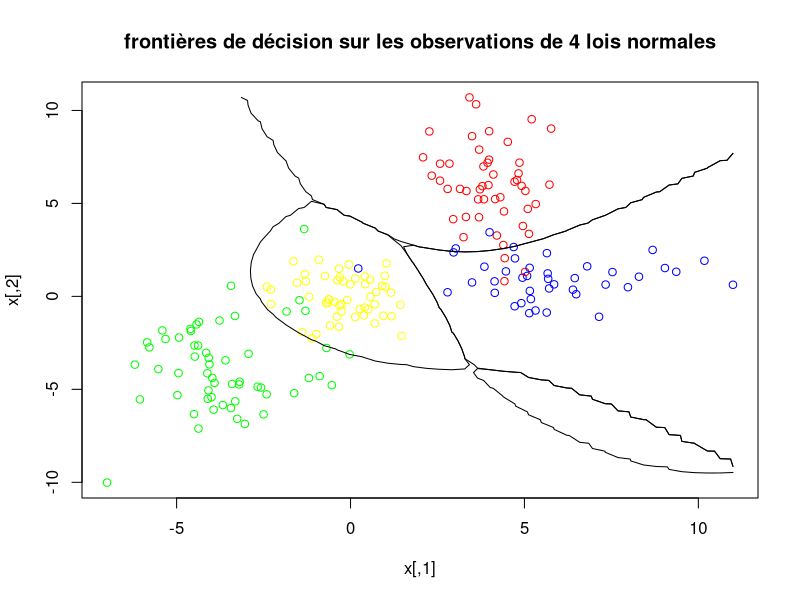
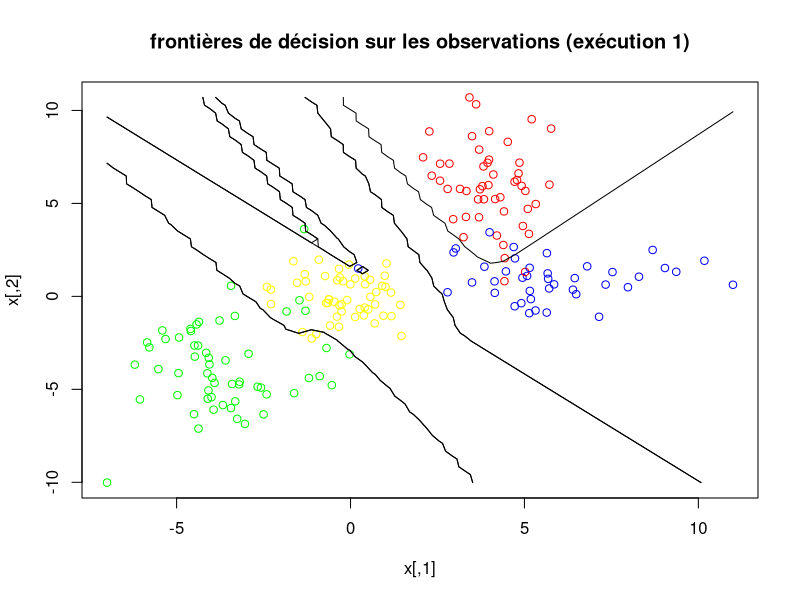
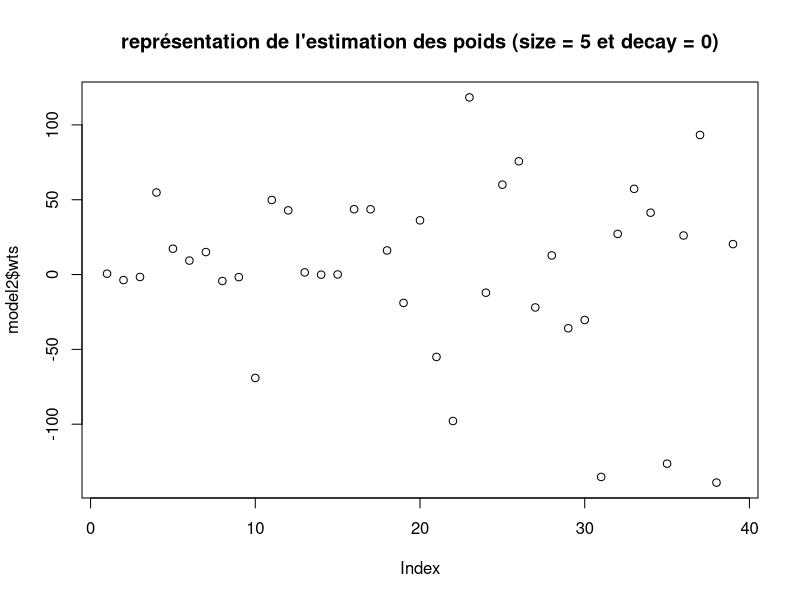
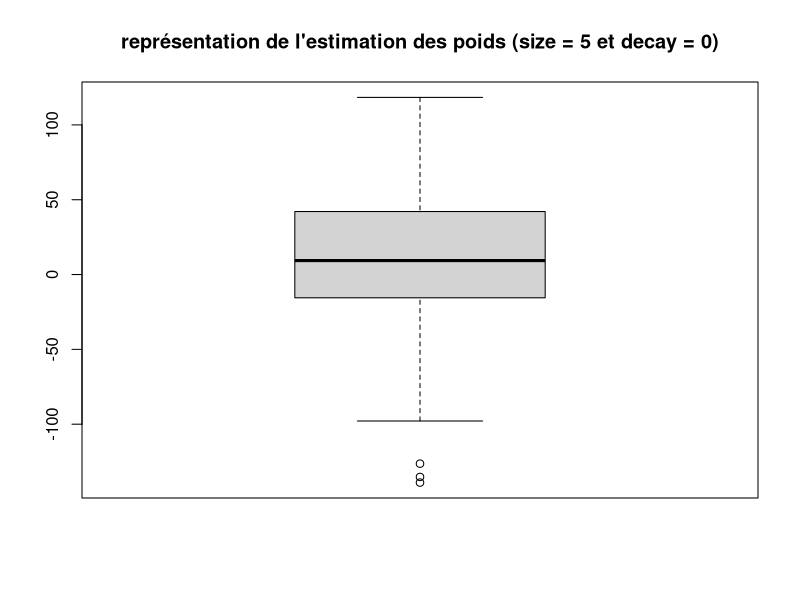
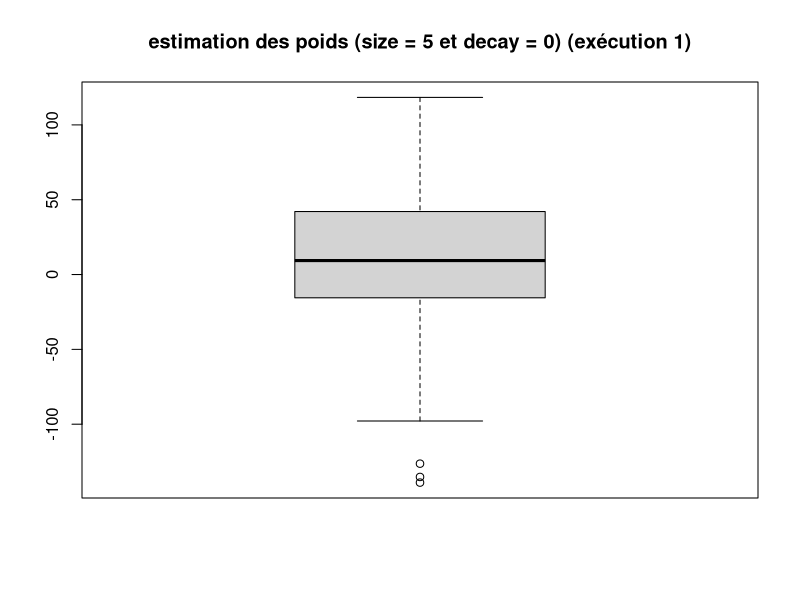
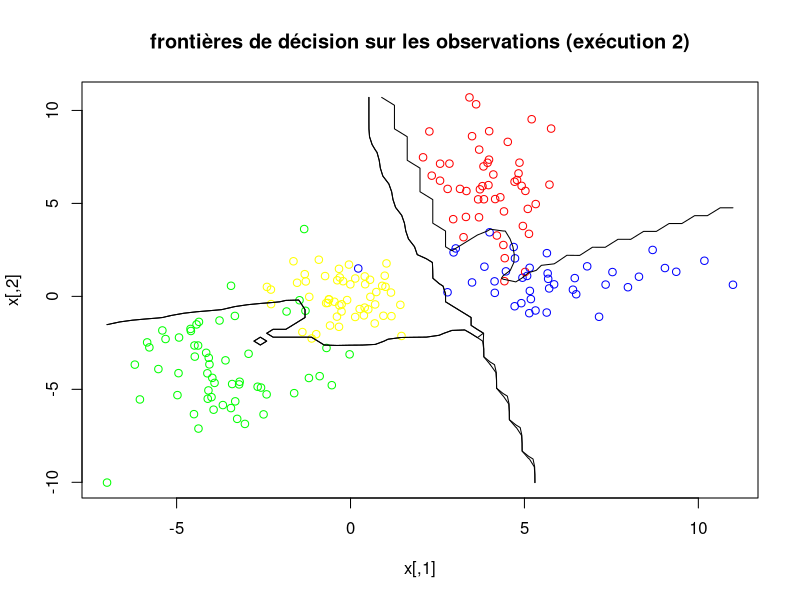
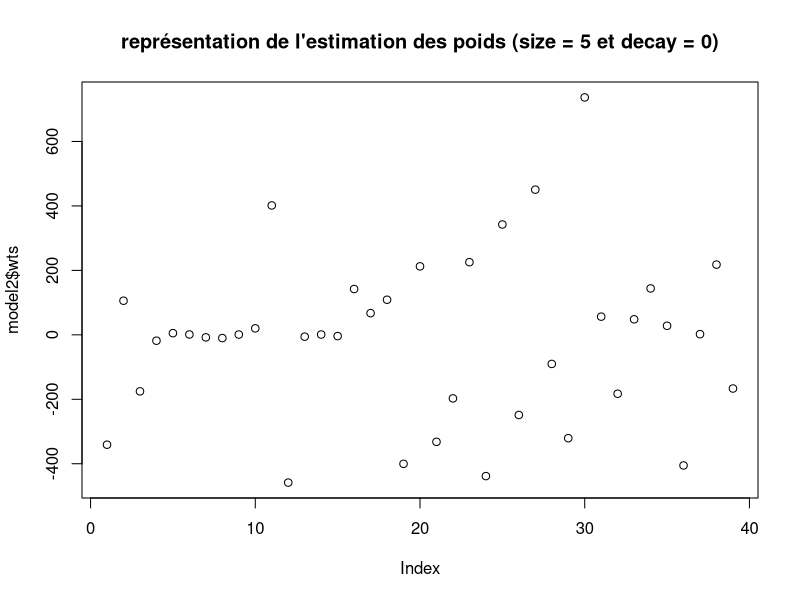
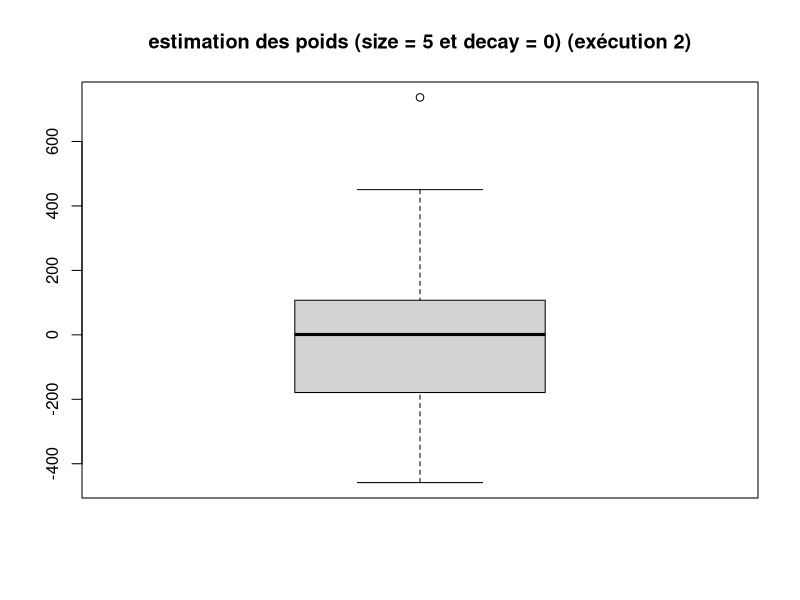

The R source for these figures, in order: (Note: this script raises an error after producing the figures.)
# UV : SY19 - TP03
# Exercice 2
# Auteurs : Alice Ngwembou - Antoine Hars
# Fichier : exercice2.R

library(MASS)
library(nnet)

set.seed(1)

# QUESTION 1

# 1.
p1 <- 0.25
p2 <-0.25
p3 <- 0.25
p4 <- 0.25
n <- 200

s1 <- c(1, 2)
s2 <- c(2, 1)
s3 <- c(1.5, 2)
s4 <- c(1, 1)

s <- rbind(s1, s2, s3, s4)

m1 <- c(4, 6)
m2 <- c(6, 1)
m3 <- c(-4, -4)
m4 <- c(0, 0)

m <- rbind(m1, m2, m3, m4)

c <- sample(c(1, 2, 3, 4), size = n, prob = c(p1, p2, p3, p4), replace = TRUE)
x <- cbind(rnorm(n, m[c,1], s[c,1]), rnorm(n, m[c,2], s[c,2]))

couleur <- rep("red", n)
couleur[c==2] <- "blue"
couleur[c==3] <- "green"
couleur[c==4] <- "yellow"

png("plots/frontiere_bayes_q1_1.png")
plot(x, col = couleur, main = "frontières de décision sur les observations de 4 lois normales")

# Frontiere de Bayes
len <- 50

xp <- seq(min(x[,1]), max(x[,1]), length = len)
yp <- seq(min(x[,2]), max(x[,2]), length = len)

grille <- expand.grid(z1 = xp, z2 = yp)

Z <- p1 * dnorm(grille[,1], m[1,1], s[1,1]) * dnorm(grille[,2], m[1,2], s[1,2])
Z <- cbind(Z, p2 * dnorm(grille[,1], m[2,1], s[2,1]) * dnorm(grille[,2], m[2,2], s[2,2]))
Z <- cbind(Z, p3 * dnorm(grille[,1], m[3,1], s[3,1]) * dnorm(grille[,2], m[3,2], s[3,2]))
Z <- cbind(Z, p4 * dnorm(grille[,1], m[4,1], s[4,1]) * dnorm(grille[,2], m[4,2], s[4,2]))

zp <- Z[,4] - pmax(Z[,3], Z[,2], Z[,1])
contour(xp, yp, matrix(zp, len), add = TRUE, levels = 0, drawlabels = FALSE)

zp <- Z[,1] - pmax(Z[,2], Z[,3], Z[,4])
contour(xp, yp, matrix(zp, len), add = TRUE, levels = 0, drawlabels = FALSE)

zp <- Z[,2] - pmax(Z[,1], Z[,3], Z[,4])
contour(xp, yp, matrix(zp, len), add = TRUE, levels = 0, drawlabels = FALSE)
dev.off()

# 2.
# Donner la règle de Bayes

# 3.
# Développer la règle de Bayes pour arriver à la solution

##############################################################################

# QUESTION 2
T <- class.ind(couleur)
model1 <- nnet(x, T, size = 1, decay = 0, softmax = TRUE, maxit = 500)

# Valeur des poids
model1$wts

# Proba à postériori d'appartenance aux classes
Z1 <- predict(model1, grille)

#boxplot(model1$wts)


# 1.
model2 <- nnet(x, T, size = 5, decay = 0, softmax = TRUE, maxit = 500)
model2$wts
Z2 <- predict(model2, grille)

png("plots/frontiere_bayes_q2_1.png")
plot(x, col = couleur, main = "frontières de décision sur les observations (exécution 1)")
zp <- Z2[,4] - pmax(Z2[,3], Z2[,2], Z2[,1])
contour(xp, yp, matrix(zp, len), add = TRUE, levels = 0, drawlabels = FALSE)
zp <- Z2[,1] - pmax(Z2[,2], Z2[,3], Z2[,4])
contour(xp, yp, matrix(zp, len), add = TRUE, levels = 0, drawlabels = FALSE)
zp <- Z2[,2] - pmax(Z2[,1], Z2[,3], Z2[,4])
contour(xp, yp, matrix(zp, len), add = TRUE, levels = 0, drawlabels = FALSE)
dev.off()

# 2.
# Dessin de chaque composante du poids.
png("plots/poids_q2_2_1.png")
plot(model2$wts, main = "représentation de l'estimation des poids (size = 5 et decay = 0)")
dev.off()

png("plots/poids_q2_2_2.png")
boxplot(model2$wts, main = "représentation de l'estimation des poids (size = 5 et decay = 0)")
dev.off()

png("plots/poids_q2_2_3.png")
boxplot(model2$wts, main = "estimation des poids (size = 5 et decay = 0) (exécution 1)")
dev.off()

# 3.
# à répéter plusieurs fois.
model2 <- nnet(x, T, size = 5, decay = 0, softmax = TRUE, maxit = 500)
model2 <- nnet(x, T, size = 5, decay = 0, softmax = TRUE, maxit = 500)
model2 <- nnet(x, T, size = 5, decay = 0, softmax = TRUE, maxit = 500)
model2 <- nnet(x, T, size = 5, decay = 0, softmax = TRUE, maxit = 500)
model2$wts
Z2 <- predict(model2, grille)

png("plots/frontiere_bayes_q2_2.png")
plot(x, col = couleur, main = "frontières de décision sur les observations (exécution 2)")
zp <- Z2[,4] - pmax(Z2[,3], Z2[,2], Z2[,1])
contour(xp, yp, matrix(zp, len), add = TRUE, levels = 0, drawlabels = FALSE)
zp <- Z2[,1] - pmax(Z2[,2], Z2[,3], Z2[,4])
contour(xp, yp, matrix(zp, len), add = TRUE, levels = 0, drawlabels = FALSE)
zp <- Z2[,2] - pmax(Z2[,1], Z2[,3], Z2[,4])
contour(xp, yp, matrix(zp, len), add = TRUE, levels = 0, drawlabels = FALSE)
dev.off()

png("plots/poids_q2_3_1.png")
plot(model2$wts, main = "représentation de l'estimation des poids (size = 5 et decay = 0)")
dev.off()

png("plots/poids_q2_3_2.png")
boxplot(model2$wts, main = "estimation des poids (size = 5 et decay = 0) (exécution 2)")
dev.off()

# Nous n'obtenons pas les mêmes résultats à chaque fois pour l'estimation
# des poids et des frontières de décision.

# 4.
# Le générateur de nombre aléatoire de R n'est pas réinitialisé
# donc nous n'obtenons pas les mêmes frontières.

##############################################################################

# QUESTION 3.

# 1.
set.seed(1)
T <- class.ind(couleur)
model1 <- nnet(x, T, size = 1, decay = 0, softmax = TRUE, maxit = 500)
set.seed(1)
model2 <- nnet(x, T, size = 2, decay = 0, softmax = TRUE, maxit = 500)
set.seed(1)
model3 <- nnet(x, T, size = 3, decay = 0, softmax = TRUE, maxit = 500)
set.seed(1)
model4 <- nnet(x, T, size = 4, decay = 0, softmax = TRUE, maxit = 500)
set.seed(1)
model5 <- nnet(x, T, size = 5, decay = 0, softmax = TRUE, maxit = 500)
set.seed(1)
model6 <- nnet(x, T, size = 6, decay = 0, softmax = TRUE, maxit = 500)
set.seed(1)
model7 <- nnet(x, T, size = 7, decay = 0, softmax = TRUE, maxit = 500)
set.seed(1)
model8 <- nnet(x, T, size = 8, decay = 0, softmax = TRUE, maxit = 500)
set.seed(1)
model9 <- nnet(x, T, size = 9, decay = 0, softmax = TRUE, maxit = 500)
set.seed(1)
model10 <- nnet(x, T, size = 10, decay = 0, softmax = TRUE, maxit = 500)

png("plots/poids_q3_1.png")
boxplot(model1$wts, model2$wts, model3$wts, model4$wts, model5$wts, model6$wts, model7$wts, model8$wts, model9$wts, model10$wts, main = "Evolution du poids en fonction de size")
dev.off()

#plot(model1$wts, ylim = c(-5, 5), col = "blue")
#plot(model2$wts, ylim = c(-5, 5), col = "red")
#plot(model3$wts, ylim = c(-5, 5), col = "cyan")
#plot(model4$wts, ylim = c(-5, 5), col = "black")
#plot(model5$wts, ylim = c(-5, 5), col = "green")
#plot(model6$wts, ylim = c(-5, 5), col = "orange")
#plot(model7$wts, ylim = c(-5, 5), col = "yellow")
#plot(model8$wts, ylim = c(-5, 5), col = "pink")
#plot(model9$wts, ylim = c(-5, 5), col = "maroon")
#plot(model10$wts, ylim = c(-5, 5), col = "violet")

# Commenter le nombre de poids à estimer..

# 2.
Z1 <- predict(model1, grille)
Z2 <- predict(model2, grille)
Z3 <- predict(model3, grille)
Z4 <- predict(model4, grille)
Z5 <- predict(model5, grille)
Z6 <- predict(model6, grille)
Z7 <- predict(model7, grille)
Z8 <- predict(model8, grille)
Z9 <- predict(model9, grille)
Z10 <- predict(model10, grille)

png("plots/frontiere_bayes_q3_2_1.png")
plot(x, col = couleur, main = "frontières de décision sur les observations (size = 1) (1)")
zp <- Z1[,4] - pmax(Z1[,3], Z1[,2], Z1[,1])
contour(xp, yp, matrix(zp, len), add = TRUE, levels = 0, drawlabels = FALSE)
zp <- Z1[,1] - pmax(Z1[,2], Z1[,3], Z1[,4])
contour(xp, yp, matrix(zp, len), add = TRUE, levels = 0, drawlabels = FALSE)
zp <- Z1[,2] - pmax(Z1[,1], Z1[,3], Z1[,4])
contour(xp, yp, matrix(zp, len), add = TRUE, levels = 0, drawlabels = FALSE)
dev.off()

png("plots/frontiere_bayes_q3_2_2.png")
plot(x, col = couleur, main = "frontières de décision sur les observations (size = 2) (1)")
zp <- Z2[,4] - pmax(Z2[,3], Z2[,2], Z2[,1])
contour(xp, yp, matrix(zp, len), add = TRUE, levels = 0, drawlabels = FALSE)
zp <- Z2[,1] - pmax(Z2[,2], Z2[,3], Z2[,4])
contour(xp, yp, matrix(zp, len), add = TRUE, levels = 0, drawlabels = FALSE)
zp <- Z2[,2] - pmax(Z2[,1], Z2[,3], Z2[,4])
contour(xp, yp, matrix(zp, len), add = TRUE, levels = 0, drawlabels = FALSE)
dev.off()

png("plots/frontiere_bayes_q3_2_3.png")
plot(x, col = couleur, main = "frontières de décision sur les observations (size = 3) (1)")
zp <- Z3[,4] - pmax(Z3[,3], Z3[,2], Z3[,1])
contour(xp, yp, matrix(zp, len), add = TRUE, levels = 0, drawlabels = FALSE)
zp <- Z3[,1] - pmax(Z3[,2], Z3[,3], Z3[,4])
contour(xp, yp, matrix(zp, len), add = TRUE, levels = 0, drawlabels = FALSE)
zp <- Z3[,2] - pmax(Z3[,1], Z3[,3], Z3[,4])
contour(xp, yp, matrix(zp, len), add = TRUE, levels = 0, drawlabels = FALSE)
dev.off()

png("plots/frontiere_bayes_q3_2_4.png")
plot(x, col = couleur, main = "frontières de décision sur les observations (size = 4) (1)")
zp <- Z4[,4] - pmax(Z4[,3], Z4[,2], Z4[,1])
contour(xp, yp, matrix(zp, len), add = TRUE, levels = 0, drawlabels = FALSE)
zp <- Z4[,1] - pmax(Z4[,2], Z4[,3], Z4[,4])
contour(xp, yp, matrix(zp, len), add = TRUE, levels = 0, drawlabels = FALSE)
zp <- Z4[,2] - pmax(Z4[,1], Z4[,3], Z4[,4])
contour(xp, yp, matrix(zp, len), add = TRUE, levels = 0, drawlabels = FALSE)
dev.off()

png("plots/frontiere_bayes_q3_2_5.png")
plot(x, col = couleur, main = "frontières de décision sur les observations (size = 5) (1)")
zp <- Z5[,4] - pmax(Z5[,3], Z5[,2], Z5[,1])
contour(xp, yp, matrix(zp, len), add = TRUE, levels = 0, drawlabels = FALSE)
zp <- Z5[,1] - pmax(Z5[,2], Z5[,3], Z5[,4])
contour(xp, yp, matrix(zp, len), add = TRUE, levels = 0, drawlabels = FALSE)
zp <- Z5[,2] - pmax(Z5[,1], Z5[,3], Z5[,4])
contour(xp, yp, matrix(zp, len), add = TRUE, levels = 0, drawlabels = FALSE)
dev.off()

png("plots/frontiere_bayes_q3_2_6.png")
plot(x, col = couleur, main = "frontières de décision sur les observations (size = 6) (1)")
zp <- Z6[,4] - pmax(Z6[,3], Z6[,2], Z6[,1])
contour(xp, yp, matrix(zp, len), add = TRUE, levels = 0, drawlabels = FALSE)
zp <- Z6[,1] - pmax(Z6[,2], Z6[,3], Z6[,4])
contour(xp, yp, matrix(zp, len), add = TRUE, levels = 0, drawlabels = FALSE)
zp <- Z6[,2] - pmax(Z6[,1], Z6[,3], Z6[,4])
contour(xp, yp, matrix(zp, len), add = TRUE, levels = 0, drawlabels = FALSE)
dev.off()

png("plots/frontiere_bayes_q3_2_7.png")
plot(x, col = couleur, main = "frontières de décision sur les observations (size = 7) (1)")
zp <- Z7[,4] - pmax(Z7[,3], Z7[,2], Z7[,1])
contour(xp, yp, matrix(zp, len), add = TRUE, levels = 0, drawlabels = FALSE)
zp <- Z7[,1] - pmax(Z7[,2], Z7[,3], Z7[,4])
contour(xp, yp, matrix(zp, len), add = TRUE, levels = 0, drawlabels = FALSE)
zp <- Z7[,2] - pmax(Z7[,1], Z7[,3], Z7[,4])
contour(xp, yp, matrix(zp, len), add = TRUE, levels = 0, drawlabels = FALSE)
dev.off()

png("plots/frontiere_bayes_q3_2_8.png")
plot(x, col = couleur, main = "frontières de décision sur les observations (size = 8) (1)")
zp <- Z8[,4] - pmax(Z8[,3], Z8[,2], Z8[,1])
contour(xp, yp, matrix(zp, len), add = TRUE, levels = 0, drawlabels = FALSE)
zp <- Z8[,1] - pmax(Z8[,2], Z8[,3], Z8[,4])
contour(xp, yp, matrix(zp, len), add = TRUE, levels = 0, drawlabels = FALSE)
zp <- Z8[,2] - pmax(Z8[,1], Z8[,3], Z8[,4])
contour(xp, yp, matrix(zp, len), add = TRUE, levels = 0, drawlabels = FALSE)
dev.off()

png("plots/frontiere_bayes_q3_2_9.png")
plot(x, col = couleur, main = "frontières de décision sur les observations (size = 9) (1)")
zp <- Z9[,4] - pmax(Z9[,3], Z9[,2], Z9[,1])
contour(xp, yp, matrix(zp, len), add = TRUE, levels = 0, drawlabels = FALSE)
zp <- Z9[,1] - pmax(Z9[,2], Z9[,3], Z9[,4])
contour(xp, yp, matrix(zp, len), add = TRUE, levels = 0, drawlabels = FALSE)
zp <- Z9[,2] - pmax(Z9[,1], Z9[,3], Z9[,4])
contour(xp, yp, matrix(zp, len), add = TRUE, levels = 0, drawlabels = FALSE)
dev.off()

png("plots/frontiere_bayes_q3_2_10.png")
plot(x, col = couleur, main = "frontières de décision sur les observations (size = 10) (1)")
zp <- Z10[,4] - pmax(Z10[,3], Z10[,2], Z10[,1])
contour(xp, yp, matrix(zp, len), add = TRUE, levels = 0, drawlabels = FALSE)
zp <- Z10[,1] - pmax(Z10[,2], Z10[,3], Z10[,4])
contour(xp, yp, matrix(zp, len), add = TRUE, levels = 0, drawlabels = FALSE)
zp <- Z10[,2] - pmax(Z10[,1], Z10[,3], Z10[,4])
contour(xp, yp, matrix(zp, len), add = TRUE, levels = 0, drawlabels = FALSE)
dev.off()

# Calcul de la probabilité d'erreur
pred1 <- predict(model1, x)
pred2 <- predict(model2, x)
pred3 <- predict(model3, x)
pred4 <- predict(model4, x)
pred5 <- predict(model5, x)
pred6 <- predict(model6, x)
pred7 <- predict(model7, x)
pred8 <- predict(model8, x)
pred9 <- predict(model9, x)
pred10 <- predict(model10, x)

classes_predict <- function(pred) {

	n = dim(pred)[1]
	m = dim(pred)[2]
	for (i in 1:n) {
		mm = max(pred[i,])
		for (j in 1:m) {
			if (pred[i,j] == mm) {
				pred[i,j] = 1
			} else {
				pred[i,j] = 0
			}
		}
	}
	return(pred)
}

cp1 = classes_predict(pred1)
cp2 = classes_predict(pred2)
cp3 = classes_predict(pred3)
cp4 = classes_predict(pred4)
cp5 = classes_predict(pred5)
cp6 = classes_predict(pred6)
cp7 = classes_predict(pred7)
cp8 = classes_predict(pred8)
cp9 = classes_predict(pred9)
cp10 = classes_predict(pred10)

proba_erreur_emp <- function(T, CP) {

	proba = 0
	n = dim(T)[1]
	m = dim(T)[2]
	for (i in 1:n) {
		CP[i,] = T[i,] - CP[i,]
		comp = 0
		for (j in 1:m) {
			if (CP[i,j] == 0) {
				comp = comp + 1
			}
		}
		if (comp != m) {
			proba = proba + 1
		}
	}
	return(proba / n)
}

proba1 = proba_erreur_emp(T, cp1)
proba2 = proba_erreur_emp(T, cp2)
proba3 = proba_erreur_emp(T, cp3)
proba4 = proba_erreur_emp(T, cp4)
proba5 = proba_erreur_emp(T, cp5)
proba6 = proba_erreur_emp(T, cp6)
proba7 = proba_erreur_emp(T, cp7)
proba8 = proba_erreur_emp(T, cp8)
proba9 = proba_erreur_emp(T, cp9)
proba10 = proba_erreur_emp(T, cp10)

probas = c(proba1, proba2, proba3, proba4, proba5, proba6, proba7, proba8, proba9, proba10)
png("plots/probas_erreur_q3_1.png")
plot(probas, main = "Evolution des probabilité d'erreur en fonction de size", col = "red")
dev.off()

# 3.
set.seed(1)
T <- class.ind(couleur)
model1 <- nnet(x, T, size = 1, decay = 0, softmax = TRUE, maxit = 500)
set.seed(1)
model2 <- nnet(x, T, size = 2, decay = 0, softmax = TRUE, maxit = 500)
set.seed(1)
model3 <- nnet(x, T, size = 3, decay = 0, softmax = TRUE, maxit = 500)
set.seed(1)
model4 <- nnet(x, T, size = 4, decay = 0, softmax = TRUE, maxit = 500)
set.seed(1)
model5 <- nnet(x, T, size = 5, decay = 0, softmax = TRUE, maxit = 500)
set.seed(1)
model6 <- nnet(x, T, size = 6, decay = 0, softmax = TRUE, maxit = 500)
set.seed(1)
model7 <- nnet(x, T, size = 7, decay = 0, softmax = TRUE, maxit = 500)
set.seed(1)
model8 <- nnet(x, T, size = 8, decay = 0, softmax = TRUE, maxit = 500)
set.seed(1)
model9 <- nnet(x, T, size = 9, decay = 0, softmax = TRUE, maxit = 500)
set.seed(1)
model10 <- nnet(x, T, size = 10, decay = 0, softmax = TRUE, maxit = 500)

png("plots/poids_q3_3.png")
boxplot(model1$wts, model2$wts, model3$wts, model4$wts, model5$wts, model6$wts, model7$wts, model8$wts, model9$wts, model10$wts, main = "Evolution du poids en fonction de size")
dev.off()

Z1 <- predict(model1, grille)
Z2 <- predict(model2, grille)
Z3 <- predict(model3, grille)
Z4 <- predict(model4, grille)
Z5 <- predict(model5, grille)
Z6 <- predict(model6, grille)
Z7 <- predict(model7, grille)
Z8 <- predict(model8, grille)
Z9 <- predict(model9, grille)
Z10 <- predict(model10, grille)

png("plots/frontiere_bayes_q3_3_1.png")
plot(x, col = couleur, main = "frontières de décision sur les observations (size = 1) (2)")
zp <- Z1[,4] - pmax(Z1[,3], Z1[,2], Z1[,1])
contour(xp, yp, matrix(zp, len), add = TRUE, levels = 0, drawlabels = FALSE)
zp <- Z1[,1] - pmax(Z1[,2], Z1[,3], Z1[,4])
contour(xp, yp, matrix(zp, len), add = TRUE, levels = 0, drawlabels = FALSE)
zp <- Z1[,2] - pmax(Z1[,1], Z1[,3], Z1[,4])
contour(xp, yp, matrix(zp, len), add = TRUE, levels = 0, drawlabels = FALSE)
dev.off()

png("plots/frontiere_bayes_q3_3_2.png")
plot(x, col = couleur, main = "frontières de décision sur les observations (size = 2) (2)")
zp <- Z2[,4] - pmax(Z2[,3], Z2[,2], Z2[,1])
contour(xp, yp, matrix(zp, len), add = TRUE, levels = 0, drawlabels = FALSE)
zp <- Z2[,1] - pmax(Z2[,2], Z2[,3], Z2[,4])
contour(xp, yp, matrix(zp, len), add = TRUE, levels = 0, drawlabels = FALSE)
zp <- Z2[,2] - pmax(Z2[,1], Z2[,3], Z2[,4])
contour(xp, yp, matrix(zp, len), add = TRUE, levels = 0, drawlabels = FALSE)
dev.off()

png("plots/frontiere_bayes_q3_3_3.png")
plot(x, col = couleur, main = "frontières de décision sur les observations (size = 3) (2)")
zp <- Z3[,4] - pmax(Z3[,3], Z3[,2], Z3[,1])
contour(xp, yp, matrix(zp, len), add = TRUE, levels = 0, drawlabels = FALSE)
zp <- Z3[,1] - pmax(Z3[,2], Z3[,3], Z3[,4])
contour(xp, yp, matrix(zp, len), add = TRUE, levels = 0, drawlabels = FALSE)
zp <- Z3[,2] - pmax(Z3[,1], Z3[,3], Z3[,4])
contour(xp, yp, matrix(zp, len), add = TRUE, levels = 0, drawlabels = FALSE)
dev.off()

png("plots/frontiere_bayes_q3_3_4.png")
plot(x, col = couleur, main = "frontières de décision sur les observations (size = 4) (2)")
zp <- Z4[,4] - pmax(Z4[,3], Z4[,2], Z4[,1])
contour(xp, yp, matrix(zp, len), add = TRUE, levels = 0, drawlabels = FALSE)
zp <- Z4[,1] - pmax(Z4[,2], Z4[,3], Z4[,4])
contour(xp, yp, matrix(zp, len), add = TRUE, levels = 0, drawlabels = FALSE)
zp <- Z4[,2] - pmax(Z4[,1], Z4[,3], Z4[,4])
contour(xp, yp, matrix(zp, len), add = TRUE, levels = 0, drawlabels = FALSE)
dev.off()

png("plots/frontiere_bayes_q3_3_5.png")
plot(x, col = couleur, main = "frontières de décision sur les observations (size = 5) (2)")
zp <- Z5[,4] - pmax(Z5[,3], Z5[,2], Z5[,1])
contour(xp, yp, matrix(zp, len), add = TRUE, levels = 0, drawlabels = FALSE)
zp <- Z5[,1] - pmax(Z5[,2], Z5[,3], Z5[,4])
contour(xp, yp, matrix(zp, len), add = TRUE, levels = 0, drawlabels = FALSE)
zp <- Z5[,2] - pmax(Z5[,1], Z5[,3], Z5[,4])
contour(xp, yp, matrix(zp, len), add = TRUE, levels = 0, drawlabels = FALSE)
dev.off()

png("plots/frontiere_bayes_q3_3_6.png")
plot(x, col = couleur, main = "frontières de décision sur les observations (size = 6) (2)")
zp <- Z6[,4] - pmax(Z6[,3], Z6[,2], Z6[,1])
contour(xp, yp, matrix(zp, len), add = TRUE, levels = 0, drawlabels = FALSE)
zp <- Z6[,1] - pmax(Z6[,2], Z6[,3], Z6[,4])
contour(xp, yp, matrix(zp, len), add = TRUE, levels = 0, drawlabels = FALSE)
zp <- Z6[,2] - pmax(Z6[,1], Z6[,3], Z6[,4])
contour(xp, yp, matrix(zp, len), add = TRUE, levels = 0, drawlabels = FALSE)
dev.off()

png("plots/frontiere_bayes_q3_3_7.png")
plot(x, col = couleur, main = "frontières de décision sur les observations (size = 7) (2)")
zp <- Z7[,4] - pmax(Z7[,3], Z7[,2], Z7[,1])
contour(xp, yp, matrix(zp, len), add = TRUE, levels = 0, drawlabels = FALSE)
zp <- Z7[,1] - pmax(Z7[,2], Z7[,3], Z7[,4])
contour(xp, yp, matrix(zp, len), add = TRUE, levels = 0, drawlabels = FALSE)
zp <- Z7[,2] - pmax(Z7[,1], Z7[,3], Z7[,4])
contour(xp, yp, matrix(zp, len), add = TRUE, levels = 0, drawlabels = FALSE)
dev.off()

png("plots/frontiere_bayes_q3_3_8.png")
plot(x, col = couleur, main = "frontières de décision sur les observations (size = 8) (2)")
zp <- Z8[,4] - pmax(Z8[,3], Z8[,2], Z8[,1])
contour(xp, yp, matrix(zp, len), add = TRUE, levels = 0, drawlabels = FALSE)
zp <- Z8[,1] - pmax(Z8[,2], Z8[,3], Z8[,4])
contour(xp, yp, matrix(zp, len), add = TRUE, levels = 0, drawlabels = FALSE)
zp <- Z8[,2] - pmax(Z8[,1], Z8[,3], Z8[,4])
contour(xp, yp, matrix(zp, len), add = TRUE, levels = 0, drawlabels = FALSE)
dev.off()

png("plots/frontiere_bayes_q3_3_9.png")
plot(x, col = couleur, main = "frontières de décision sur les observations (size = 9) (2)")
zp <- Z9[,4] - pmax(Z9[,3], Z9[,2], Z9[,1])
contour(xp, yp, matrix(zp, len), add = TRUE, levels = 0, drawlabels = FALSE)
zp <- Z9[,1] - pmax(Z9[,2], Z9[,3], Z9[,4])
contour(xp, yp, matrix(zp, len), add = TRUE, levels = 0, drawlabels = FALSE)
zp <- Z9[,2] - pmax(Z9[,1], Z9[,3], Z9[,4])
contour(xp, yp, matrix(zp, len), add = TRUE, levels = 0, drawlabels = FALSE)
dev.off()

png("plots/frontiere_bayes_q3_3_10.png")
plot(x, col = couleur, main = "frontières de décision sur les observations (size = 10) (2)")
zp <- Z10[,4] - pmax(Z10[,3], Z10[,2], Z10[,1])
contour(xp, yp, matrix(zp, len), add = TRUE, levels = 0, drawlabels = FALSE)
zp <- Z10[,1] - pmax(Z10[,2], Z10[,3], Z10[,4])
contour(xp, yp, matrix(zp, len), add = TRUE, levels = 0, drawlabels = FALSE)
zp <- Z10[,2] - pmax(Z10[,1], Z10[,3], Z10[,4])
contour(xp, yp, matrix(zp, len), add = TRUE, levels = 0, drawlabels = FALSE)
dev.off()

# 4.
# Commentaires sur la variabilité des modèles en fonction de size.
# Graphe Pe en fonction de Size

# Calcul de la probabilité d'erreur
pred1 <- predict(model1, x)
pred2 <- predict(model2, x)
pred3 <- predict(model3, x)
pred4 <- predict(model4, x)
pred5 <- predict(model5, x)
pred6 <- predict(model6, x)
pred7 <- predict(model7, x)
pred8 <- predict(model8, x)
pred9 <- predict(model9, x)
pred10 <- predict(model10, x)

cp1 = classes_predict(pred1)
cp2 = classes_predict(pred2)
cp3 = classes_predict(pred3)
cp4 = classes_predict(pred4)
cp5 = classes_predict(pred5)
cp6 = classes_predict(pred6)
cp7 = classes_predict(pred7)
cp8 = classes_predict(pred8)
cp9 = classes_predict(pred9)
cp10 = classes_predict(pred10)

proba1 = proba_erreur_emp(T, cp1)
proba2 = proba_erreur_emp(T, cp2)
proba3 = proba_erreur_emp(T, cp3)
proba4 = proba_erreur_emp(T, cp4)
proba5 = proba_erreur_emp(T, cp5)
proba6 = proba_erreur_emp(T, cp6)
proba7 = proba_erreur_emp(T, cp7)
proba8 = proba_erreur_emp(T, cp8)
proba9 = proba_erreur_emp(T, cp9)
proba10 = proba_erreur_emp(T, cp10)

probas = c(proba1, proba2, proba3, proba4, proba5, proba6, proba7, proba8, proba9, proba10)
png("plots/probas_erreur_q3_3.png")
plot(probas, main = "Evolution des probabilité d'erreur en fonction de size", col = "red")
dev.off()

##############################################################################

# QUESTION 4.
set.seed(1)
T <- class.ind(couleur)
model1 <- nnet(x, T, size = 5, decay = 0.001, softmax = TRUE, maxit = 500)
set.seed(1)
T <- class.ind(couleur)
model2 <- nnet(x, T, size = 5, decay = 0.01, softmax = TRUE, maxit = 500)
set.seed(1)
T <- class.ind(couleur)
model3 <- nnet(x, T, size = 5, decay = 0.1, softmax = TRUE, maxit = 500)
set.seed(1)
T <- class.ind(couleur)
model4 <- nnet(x, T, size = 5, decay = 1, softmax = TRUE, maxit = 500)
set.seed(1)
T <- class.ind(couleur)
model5 <- nnet(x, T, size = 5, decay = 10, softmax = TRUE, maxit = 500)
set.seed(1)
T <- class.ind(couleur)
model6 <- nnet(x, T, size = 5, decay = 100, softmax = TRUE, maxit = 500)

Z1 <- predict(model1, grille)
Z2 <- predict(model2, grille)
Z3 <- predict(model3, grille)
Z4 <- predict(model4, grille)
Z5 <- predict(model5, grille)
Z6 <- predict(model6, grille)

png("plots/frontiere_bayes_q4_1.png")
plot(x, col = couleur, main = "frontières de décision sur les observations (decay = 0.001)")
zp <- Z1[,4] - pmax(Z1[,3], Z1[,2], Z1[,1])
contour(xp, yp, matrix(zp, len), add = TRUE, levels = 0, drawlabels = FALSE)
zp <- Z1[,1] - pmax(Z1[,2], Z1[,3], Z1[,4])
contour(xp, yp, matrix(zp, len), add = TRUE, levels = 0, drawlabels = FALSE)
zp <- Z1[,2] - pmax(Z1[,1], Z1[,3], Z1[,4])
contour(xp, yp, matrix(zp, len), add = TRUE, levels = 0, drawlabels = FALSE)
dev.off()

png("plots/frontiere_bayes_q4_2.png")
plot(x, col = couleur, main = "frontières de décision sur les observations (decay = 0.01)")
zp <- Z2[,4] - pmax(Z2[,3], Z2[,2], Z2[,1])
contour(xp, yp, matrix(zp, len), add = TRUE, levels = 0, drawlabels = FALSE)
zp <- Z2[,1] - pmax(Z2[,2], Z2[,3], Z2[,4])
contour(xp, yp, matrix(zp, len), add = TRUE, levels = 0, drawlabels = FALSE)
zp <- Z2[,2] - pmax(Z2[,1], Z2[,3], Z2[,4])
contour(xp, yp, matrix(zp, len), add = TRUE, levels = 0, drawlabels = FALSE)
dev.off()

png("plots/frontiere_bayes_q4_3.png")
plot(x, col = couleur, main = "frontières de décision sur les observations (decay = 0.1)")
zp <- Z3[,4] - pmax(Z3[,3], Z3[,2], Z3[,1])
contour(xp, yp, matrix(zp, len), add = TRUE, levels = 0, drawlabels = FALSE)
zp <- Z3[,1] - pmax(Z3[,2], Z3[,3], Z3[,4])
contour(xp, yp, matrix(zp, len), add = TRUE, levels = 0, drawlabels = FALSE)
zp <- Z3[,2] - pmax(Z3[,1], Z3[,3], Z3[,4])
contour(xp, yp, matrix(zp, len), add = TRUE, levels = 0, drawlabels = FALSE)
dev.off()

png("plots/frontiere_bayes_q4_4.png")
plot(x, col = couleur, main = "frontières de décision sur les observations (decay = 1)")
zp <- Z4[,4] - pmax(Z4[,3], Z4[,2], Z4[,1])
contour(xp, yp, matrix(zp, len), add = TRUE, levels = 0, drawlabels = FALSE)
zp <- Z4[,1] - pmax(Z4[,2], Z4[,3], Z4[,4])
contour(xp, yp, matrix(zp, len), add = TRUE, levels = 0, drawlabels = FALSE)
zp <- Z4[,2] - pmax(Z4[,1], Z4[,3], Z4[,4])
contour(xp, yp, matrix(zp, len), add = TRUE, levels = 0, drawlabels = FALSE)
dev.off()

png("plots/frontiere_bayes_q4_5.png")
plot(x, col = couleur, main = "frontières de décision sur les observations (decay = 10)")
zp <- Z5[,4] - pmax(Z5[,3], Z5[,2], Z5[,1])
contour(xp, yp, matrix(zp, len), add = TRUE, levels = 0, drawlabels = FALSE)
zp <- Z5[,1] - pmax(Z5[,2], Z5[,3], Z5[,4])
contour(xp, yp, matrix(zp, len), add = TRUE, levels = 0, drawlabels = FALSE)
zp <- Z5[,2] - pmax(Z5[,1], Z5[,3], Z5[,4])
contour(xp, yp, matrix(zp, len), add = TRUE, levels = 0, drawlabels = FALSE)
dev.off()

png("plots/frontiere_bayes_q4_6.png")
plot(x, col = couleur, main = "frontières de décision sur les observations (decay = 100)")
zp <- Z6[,4] - pmax(Z6[,3], Z6[,2], Z6[,1])
contour(xp, yp, matrix(zp, len), add = TRUE, levels = 0, drawlabels = FALSE)
zp <- Z6[,1] - pmax(Z6[,2], Z6[,3], Z6[,4])
contour(xp, yp, matrix(zp, len), add = TRUE, levels = 0, drawlabels = FALSE)
zp <- Z6[,2] - pmax(Z6[,1], Z6[,3], Z6[,4])
contour(xp, yp, matrix(zp, len), add = TRUE, levels = 0, drawlabels = FALSE)
dev.off()

# decay : paramètre de pénalisation / régularisation, qui influence la précision du modèle.
# Plus il est petit, plus le modèle proposé est complexe, plus il est grand, moins il est complexe et généraliste.

# 2.
png("plots/poids_q4_2.png")
boxplot(model1$wts, model2$wts, model3$wts, model4$wts, model5$wts, model6$wts, main = "Evolution du poids en fonction de decay")
dev.off()
#plot(model1$wts, ylim = c(-5, 5))
#plot(model2$wts, ylim = c(-5, 5))
#plot(model3$wts, ylim = c(-5, 5))
#plot(model4$wts, ylim = c(-5, 5))
#plot(model5$wts, ylim = c(-5, 5))
#plot(model6$wts, ylim = c(-5, 5))

# 3.
# Calcul de la probabilité d'erreur
pred1 <- predict(model1, x)
pred2 <- predict(model2, x)
pred3 <- predict(model3, x)
pred4 <- predict(model4, x)
pred5 <- predict(model5, x)
pred6 <- predict(model6, x)

cp1 = classes_predict(pred1)
cp2 = classes_predict(pred2)
cp3 = classes_predict(pred3)
cp4 = classes_predict(pred4)
cp5 = classes_predict(pred5)
cp6 = classes_predict(pred6)

proba1 = proba_erreur_emp(T, cp1)
proba2 = proba_erreur_emp(T, cp2)
proba3 = proba_erreur_emp(T, cp3)
proba4 = proba_erreur_emp(T, cp4)
proba5 = proba_erreur_emp(T, cp5)
proba6 = proba_erreur_emp(T, cp6)

probas = c(proba1, proba2, proba3, proba4, proba5, proba6)

png("plots/probas_erreur_q4_3.png")
plot(probas, main = "Evolution des probabilité d'erreur en fonction de decay", col = "red")
dev.off()

# La valeur optimale est 4 d'après le schéma.

##############################################################################

# Séparation selon le sexe
n <- 200
x_sexe <- log(cbind(crabs$FL, crabs$RW))
T_sexe <- class.ind(crabs$sex)

couleur1 <- rep("pink", n)
couleur1[crabs$sex=="M"] <- "cyan"

png(file = "plots/tp3_exo3_crabs_sexe.png")
plot(x_sexe, col = couleur1, xlab = "log(FL)", ylab ="log(RW)", main = "Sexe des crabes en fonction des mesures FL et RW")
dev.off()

# Séparation selon la couleur
x_color <- log(cbind(crabs$FL, crabs$RW))
T_color <- class.ind(crabs$sp)

couleur2 <- rep("orange", n)
couleur2[crabs$sp == "O"] <- "blue"

png(file = "plots/tp3_exo3_crabs_couleur.png")
plot(x_color, col = couleur2, xlab = "log(FL)", ylab ="log(RW)", main = "Couleur des crabes en fonction des mesures FL et RW")
dev.off()

################################################################################

# QUESTION 5

# 1.
p = 5

# À CHECKER POUR LA CLASSE 5
simul <- function (x, t, n, p) {

	# Préparation de la matrice des données mélangées
	data = matrix(nrow = n, ncol = 3)
	# Préparation de la matrice des classes mélangées
	classe = matrix(nrow = n, ncol = 2)

	i = 1
	m = n / p
	# Iterateur des partitions de données        
	for (ki in 1:p) {
		# Iterateur du nombre d'éléments par partition de données
		for (j in 1:m) {
			# On prend nb ligne de la matrice x modifiée,
			# une ligne s'en va à chaque itération
			d = dim(x)[1]
			# Si x est un vecteur, d = null dans R 
			#(oui il n'a pas de dimensions c'est comme ça épicétou)
			if (is.null(d)) {
				# On met arbitrairement la dimension en ligne d à 1
				d = 1
				# On met arbitrairement le rand à 1 (bah oui il reste plus qu'une ligne)
				rand = 1
				# La matrice des données mélangées prend les valeurs de x en colonne 1 et 2 
				data[i,c(1,2)] = x
				# Pareil pour la matrice des classes mélangées
				classe[i, c(1,2)] = t
			} else {
				# On prend un nombre aléatoire entre 1 et le nombre de lignes de x
				rand = sample(1:d, 1)
				data[i,1] = x[rand,1]
				data[i,2] = x[rand,2]
				x = x[-rand,]

				classe[i,1] = t[rand,1]
				classe[i,2] = t[rand,2]
				t = t[-rand,]
			}

			data[i,3] = ki
			i = i + 1
		}
	}
	result = new.env()
	result$data <- data
	result$classe <- classe

	return (result)
}

t_sexe = simul(x_sexe, T_sexe, n, p)
couleur3 <- rep("pink", n)
couleur3[t_sexe$classe[,1] == "0"] <- "cyan"

t_color = simul(x_color, T_color, n, p)
couleur4 <- rep("orange", n)
couleur4[t_color$classe[,1] == "0"] <- "blue"

png(file = "plots/tp3_exo3_mixeddata_sexe.png")
plot(t_sexe$data, col = couleur3, xlab = "log(FL)", ylab ="log(RW)", main = "Sexe des crabes en fonction des mesures FL et RW")
dev.off()


png(file = "plots/tp3_exo3_mixeddata_couleur.png")
plot(t_color$data, col = couleur4, xlab = "log(FL)", ylab ="log(RW)", main = "Couleur des crabes en fonction des mesures FL et RW")
dev.off()


# Estimation sur la probabilité d'erreur sur le SEXE
set.seed(1)
model1 <- nnet(t_sexe$data[-1:-40,1:2], t_sexe$classe[-1:-40,], size = 6, decay = 0.001, softmax = TRUE, maxit = 500)
pred1 <- predict(model1, t_sexe$data[1:40,1:2])
cp1 = classes_predict(pred1)
proba1 = proba_erreur_emp(t_sexe$classe[1:40], cp1)

set.seed(1)
model2 <- nnet(t_sexe$data[-41:-80,1:2], t_sexe$classe[-41:-80,], size = 6, decay = 0.001, softmax = TRUE, maxit = 500)
pred2 <- predict(model2, t_sexe$data[41:80,1:2])
cp2 = classes_predict(pred2)
proba2 = proba_erreur_emp(t_sexe$classe[41:80], cp2)

set.seed(1)
model3 <- nnet(t_sexe$data[-81:-120,1:2], t_sexe$classe[-81:-120,], size = 6, decay = 0.001, softmax = TRUE, maxit = 500)
pred3 <- predict(model3, t_sexe$data[81:120,1:2])
cp3 = classes_predict(pred3)
proba3 = proba_erreur_emp(t_sexe$classe[81:120], cp3)

set.seed(1)
model4 <- nnet(t_sexe$data[-121:-160,1:2], t_sexe$classe[-121:-160,], size = 6, decay = 0.001, softmax = TRUE, maxit = 500)
pred4 <- predict(model4, t_sexe$data[121:160,1:2])
cp4 = classes_predict(pred4)
proba4 = proba_erreur_emp(t_sexe$classe[121:160], cp4)

set.seed(1)
model5 <- nnet(t_sexe$data[-161:-200,1:2], t_sexe$classe[-161:-200,], size = 6, decay = 0.001, softmax = TRUE, maxit = 500)
pred5 <- predict(model5, t_sexe$data[161:200,1:2])
cp5 = classes_predict(pred5)
proba5 = proba_erreur_emp(t_sexe$classe[161:200], cp5)

probas_sexe = c(proba1, proba2, proba3, proba4, proba5)
pe = mean(probas_sexe)

png(file = "plots/tp3_probas_erreur_sexe.png")
plot(probas_sexe, xlab = "Modèle", ylab ="Probabilité d'erreur", main = "Probabilités d'erreur de chaque modèle pour le sexe")
dev.off()

# LDA sur les sexes
crabe = crabs[,c(4, 5, 2)]
crabe.lda <- lda(crabe[,1:2], crabe$sex)

x1p = seq(min(crabe$FL), max(crabe$FL), length = len)
x2p = seq(min(crabe$RW), max(crabe$RW), length = len)

grille = data.frame(expand.grid(FL = x1p, RW = x2p))

# Frontière de décision pour la lda
ly = predict(crabe.lda, grille)
lyp = ly$post[,1] - ly$post[,2]

png(file = "plots/lda_q5_1.png")
plot(crabe[,1:2], col = couleur3, main = "LDA Crabs selon le sexe")
contour(x1p, x2p, matrix(lyp, len), add = TRUE, levels = 0, drawlabels = FALSE, col = 'red')
dev.off()

# Calcul de l'erreur empirique lda sur l'ensemble d'apprentissage
n = dim(crabe)[1]
ly <- predict(crabe.lda, crabe[ ,1:2])
erreur1 <- sum(ly$class != crabe$sex) / n

# 2.
xp <- seq(min(t_sexe$data[,1]), max(t_sexe$data[,1]), length = len)
yp <- seq(min(t_sexe$data[,2]), max(t_sexe$data[,2]), length = len)

grille <- expand.grid(z1 = xp, z2 = yp)

Z1 <- predict(model1, grille)
Z2 <- predict(model2, grille)
Z3 <- predict(model3, grille)
Z4 <- predict(model4, grille)
Z5 <- predict(model5, grille)


plot(t_sexe$data[41:200], col = couleur3[41:200])

zp <- Z1[,1] - max(Z1[,2])
contour(xp, yp, matrix(zp, len), add = TRUE, levels = 0, drawlabels = FALSE)
zp <- Z1[,2] - max(Z1[,2])
contour(xp, yp, matrix(zp, len), add = TRUE, levels = 0, drawlabels = FALSE)

plot(t_sexe$data[-41:-80], col = couleur3)
zp <- Z2[,1] - max(Z2[,2])
contour(xp, yp, matrix(zp, len), add = TRUE, levels = 0, drawlabels = FALSE)
zp <- Z2[,2] - max(Z2[,2])
contour(xp, yp, matrix(zp, len), add = TRUE, levels = 0, drawlabels = FALSE)

plot(t_sexe$data[-81:-120], col = couleur3)
zp <- Z3[,1] - max(Z2[,2])
contour(xp, yp, matrix(zp, len), add = TRUE, levels = 0, drawlabels = FALSE)
zp <- Z3[,2] - max(Z2[,2])
contour(xp, yp, matrix(zp, len), add = TRUE, levels = 0, drawlabels = FALSE)

plot(t_sexe$data[-121:-160], col = couleur3)
zp <- Z4[,1] - max(Z4[,2])
contour(xp, yp, matrix(zp, len), add = TRUE, levels = 0, drawlabels = FALSE)
zp <- Z4[,2] - max(Z4[,2])
contour(xp, yp, matrix(zp, len), add = TRUE, levels = 0, drawlabels = FALSE)

plot(t_sexe$data[-161:-200], col = couleur3)
zp <- Z5[,1] - max(Z5[,2])
contour(xp, yp, matrix(zp, len), add = TRUE, levels = 0, drawlabels = FALSE)
zp <- Z5[,2] - max(Z5[,2])
contour(xp, yp, matrix(zp, len), add = TRUE, levels = 0, drawlabels = FALSE)


##############################################################################

# QUESTION 6

# 1.
# Estimation sur la probabilité d'erreur sur la COULEUR
set.seed(1)
model1 <- nnet(t_color$data[-1:-40,1:2], t_color$classe[-1:-40,], size = 5, decay = 0.001, softmax = TRUE, maxit = 500)
pred1 <- predict(model1, t_color$data[1:40,1:2])
cp1 = classes_predict(pred1)
proba1 = proba_erreur_emp(t_color$classe[1:40], cp1)

set.seed(1)
model2 <- nnet(t_color$data[-41:-80,1:2], t_color$classe[-41:-80,], size = 5, decay = 0.001, softmax = TRUE, maxit = 500)
pred2 <- predict(model2, t_color$data[41:80,1:2])
cp2 = classes_predict(pred2)
proba2 = proba_erreur_emp(t_color$classe[41:80], cp2)

set.seed(1)
model3 <- nnet(t_color$data[-81:-120,1:2], t_color$classe[-81:-120,], size = 5, decay = 0.001, softmax = TRUE, maxit = 500)
pred3 <- predict(model3, t_color$data[81:120,1:2])
cp3 = classes_predict(pred3)
proba3 = proba_erreur_emp(t_color$classe[81:120], cp3)

set.seed(1)
model4 <- nnet(t_color$data[-121:-160,1:2], t_color$classe[-121:-160,], size = 5, decay = 0.001, softmax = TRUE, maxit = 500)
pred4 <- predict(model4, t_color$data[121:160,1:2])
cp4 = classes_predict(pred4)
proba4 = proba_erreur_emp(t_color$classe[121:160], cp4)

set.seed(1)
model5 <- nnet(t_color$data[-161:-200,1:2], t_color$classe[-161:-200,], size = 5, decay = 0.001, softmax = TRUE, maxit = 500)
pred5 <- predict(model5, t_color$data[161:200,1:2])
cp5 = classes_predict(pred5)
proba5 = proba_erreur_emp(t_color$classe[161:200], cp5)

probas_color = c(proba1, proba2, proba3, proba4, proba5)
pe = mean(probas_color)

png(file = "plots/tp3_probas_erreur_couleur.png")
plot(probas_color, xlab = "Modèle", ylab ="Probabilité d'erreur", main = "Probabilités d'erreur de chaque modèle pour la couleur")
dev.off()

# LDA sur les espèces
crabe = crabs[,c(4, 5, 1)]
crabe.lda <- lda(crabe[,1:2], crabe$sp)

x1p = seq(min(crabe$FL), max(crabe$FL), length = len)
x2p = seq(min(crabe$RW), max(crabe$RW), length = len)

grille = data.frame(expand.grid(FL = x1p, RW = x2p))

# Frontière de décision pour la lda
ly = predict(crabe.lda, grille)
lyp = ly$post[,1] - ly$post[,2]

png(file = "plots/lda_q6_1.png")
plot(crabe[ ,1:2], col = couleur4, main = "LDA Crabs selon l'espèce")
contour(x1p, x2p, matrix(lyp, len), add = TRUE, levels = 0, drawlabels = FALSE, col = 'red')
dev.off()

# Calcul de l'erreur empirique lda sur l'ensemble d'apprentissage
n = dim(crabe)[1]
ly <- predict(crabe.lda, crabe[ ,1:2])
erreur2 <- sum(ly$class != crabe$sp) / n

# 2.
len <- 50

xp <- seq(min(t_color$data[,1]), max(t_color$data[,1]), length = len)
yp <- seq(min(t_color$data[,2]), max(t_color$data[,2]), length = len)

grille <- expand.grid(z1 = xp, z2 = yp)

Z1 <- predict(model1, grille)
Z2 <- predict(model2, grille)
Z3 <- predict(model3, grille)
Z4 <- predict(model4, grille)
Z5 <- predict(model5, grille)

plot(t_color$data, col = couleur4)
zp <- Z1[,1] - max(Z1[,2])
contour(xp, yp, matrix(zp, len), add = TRUE, levels = 0, drawlabels = FALSE)
zp <- Z1[,2] - max(Z1[,2])
contour(xp, yp, matrix(zp, len), add = TRUE, levels = 0, drawlabels = FALSE)

plot(t_color$data, col = couleur4)
zp <- Z2[,1] - max(Z2[,2])
contour(xp, yp, matrix(zp, len), add = TRUE, levels = 0, drawlabels = FALSE)
zp <- Z2[,2] - max(Z2[,2])
contour(xp, yp, matrix(zp, len), add = TRUE, levels = 0, drawlabels = FALSE)

plot(t_color$data, col = couleur4)
zp <- Z3[,1] - max(Z3[,2])
contour(xp, yp, matrix(zp, len), add = TRUE, levels = 0, drawlabels = FALSE)
zp <- Z3[,2] - max(Z3[,2])
contour(xp, yp, matrix(zp, len), add = TRUE, levels = 0, drawlabels = FALSE)

plot(t_color$data, col = couleur4)
zp <- Z4[,1] - max(Z4[,2])
contour(xp, yp, matrix(zp, len), add = TRUE, levels = 0, drawlabels = FALSE)
zp <- Z4[,2] - max(Z4[,2])
contour(xp, yp, matrix(zp, len), add = TRUE, levels = 0, drawlabels = FALSE)

plot(t_color$data, col = couleur4)
zp <- Z5[,1] - max(Z5[,2])
contour(xp, yp, matrix(zp, len), add = TRUE, levels = 0, drawlabels = FALSE)
zp <- Z5[,2] - max(Z5[,2])
contour(xp, yp, matrix(zp, len), add = TRUE, levels = 0, drawlabels = FALSE)
